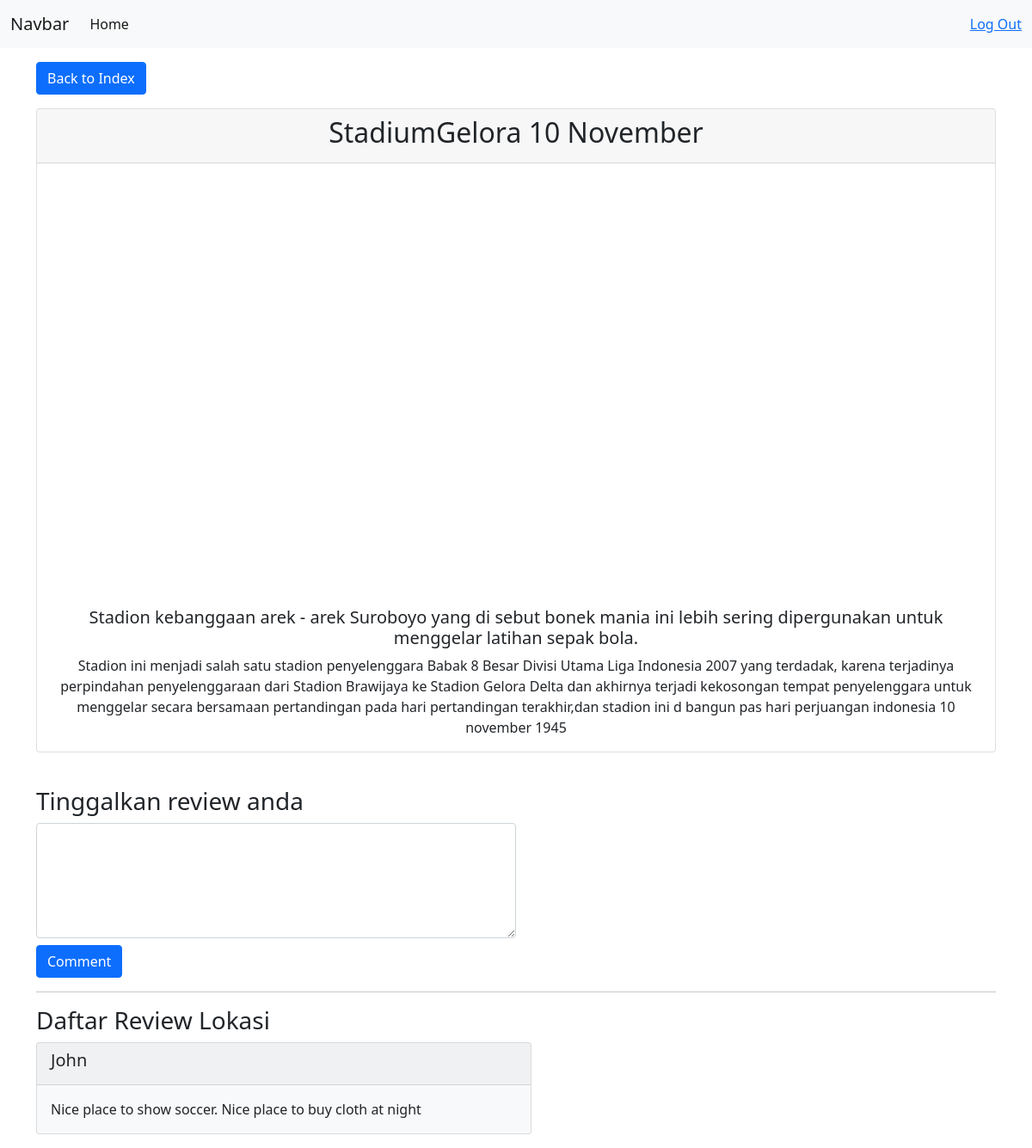
Screenshot of /show.php?id=6 (signed in) with the database file from the repository.
### tables this page shows
CREATE TABLE `tour_sites` (
  `id` int(11) NOT NULL,
  `nama` varchar(100) NOT NULL,
  `caption` text NOT NULL,
  `deskripsi` text NOT NULL,
  `gambar` varchar(100) NOT NULL,
  `lokasi` varchar(100) NOT NULL,
  `created_at` timestamp NOT NULL DEFAULT current_timestamp() ON UPDATE current_timestamp(),
  `updated_at` timestamp NULL DEFAULT NULL
);

CREATE TABLE `reviews` (
  `id` int(11) NOT NULL,
  `id_user` int(11) NOT NULL,
  `id_lokasi` int(11) NOT NULL,
  `review` text NOT NULL,
  `created_at` timestamp NOT NULL DEFAULT current_timestamp() ON UPDATE current_timestamp()
);

CREATE TABLE `users` (
  `id` int(11) NOT NULL,
  `nama` varchar(100) NOT NULL,
  `username` varchar(100) NOT NULL,
  `email` varchar(100) NOT NULL,
  `password` varchar(100) NOT NULL
);

### database.php (called while the page is built)
<?php
$host = "localhost";
$user = "root";
$password = "";
$database = "city_tour";
$conn = mysqli_connect($host,$user,$password,$database);
function query($query){
    global $conn;
    $result = mysqli_query($conn,$query);
    $data = [];
    while($row = mysqli_fetch_assoc($result)){
        $data[] = $row;
    }
    return $data;
}
?>

### functions.php (called while the page is built, shortened)
<?php
require_once 'database.php';
$table = 'tour_sites';
function show($id){
    global $table;
    $data = query("SELECT * FROM ".$table." WHERE id=$id");
    return $data[0];
}
?>

### show.php (the view, shortened to what this page needs)
<?php
	require_once "layouts/header.php";
	$id_lokasi = $_GET['id'];
	if ($id_lokasi){
		$data = show($id_lokasi);
	}
	$reviews = query("SELECT * FROM reviews WHERE id_lokasi=$id_lokasi");
?>
<a href="index.php" class="btn btn-primary my-3">Back to Index</a>
<div class="card mb-3 text-center">
	<div class="card-header"><h2><?= $data["nama"]; ?></h2></div>
	<div id="googleMap" class="card-img-top" style="width:100%;height:500px;"></div>
	<div class="card-body">
		<h5 class="card-title"><?= $data["caption"]; ?></h5>
		<p class="card-text"><?= $data["deskripsi"]; ?></p>
	</div>
</div>
<br>
<div>
	<form action="" method="post">
		<label for="review" id="review"><h3>Tinggalkan review anda</h3></label>
		<textarea cols='20' rows='5' name="review" id="review" class="form-control mb-2 w-50" placeholder="Enter your comment. Be nice, or else">
		</textarea>
		<button type="submit" name="submit" class="btn btn-primary"> Comment </button>
	</form>
</div>
<hr>
<div>
	<h3>Daftar Review Lokasi</h3>
	<?php foreach($reviews as $rv): ?>
	<div class="card text-dark bg-light mb-3" style="max-width: 36rem;">
		<div class="card-header">
			<h5>
			<?php
			$userId = $rv['id_user'];
			$query = "SELECT nama FROM users WHERE id = $userId";
			$userNames = query($query);
			echo($userNames[0]['nama']);
			?>
			</h5>
		</div>
		<div class="card-body">
			<p class="card-text"><?= $rv['review']; ?></p>
		</div>
	</div>
	<?php endforeach; ?>
</div>
<?php
	require_once 'layouts/header.php';
?>

### layouts/header.php (shortened to what this page needs)
<?php
    require_once 'functions.php';
?>
<!doctype html>
<html lang="en">
  <head>
    <link href="https://cdn.jsdelivr.net/npm/bootstrap@5.1.3/dist/css/bootstrap.min.css" rel="stylesheet">
  </head>
  <body>
<?php include 'navbar.php'; ?>
  <div class="container">

### layouts/navbar.php (shortened to what this page needs)
<nav class="navbar navbar-expand-lg navbar-light bg-light">
  <div class="container-fluid">
    <a class="navbar-brand" href="index.php">Navbar</a>
    <div class="collapse navbar-collapse" id="navbarTogglerDemo02">
      <ul class="navbar-nav me-auto mb-2 mb-lg-0">
        <li class="nav-item">
          <a class="nav-link active" aria-current="page" href="index.php">Home</a>
        </li>
      </ul>
      <a href="logout.php">Log Out</a>
    </div>
  </div>
</nav>

### rows the page displays
tour_sites: nama "StadiumGelora 10 November", caption "Stadion kebanggaan arek - arek Suroboyo yang di sebut bonek mania ini lebih sering dipergunakan untuk menggelar latihan sepak bola.", deskripsi "Stadion ini menjadi salah satu stadion penyelenggara Babak 8 Besar Divisi Utama Liga Indonesia 2007 yang terdadak, karena terjadinya perpindahan penyelenggaraan dari Stadion Brawijaya ke Stadion Gelora Delta dan akhirnya terjadi kekosongan tempat penyelenggara untuk menggelar secara bersamaan pertandingan pada hari pertandingan terakhir,dan stadion ini d bangun pas hari perjuangan indonesia 10 november 1945"
reviews: id_user.nama "John", review "Nice place to show soccer. Nice place to buy cloth at night"
